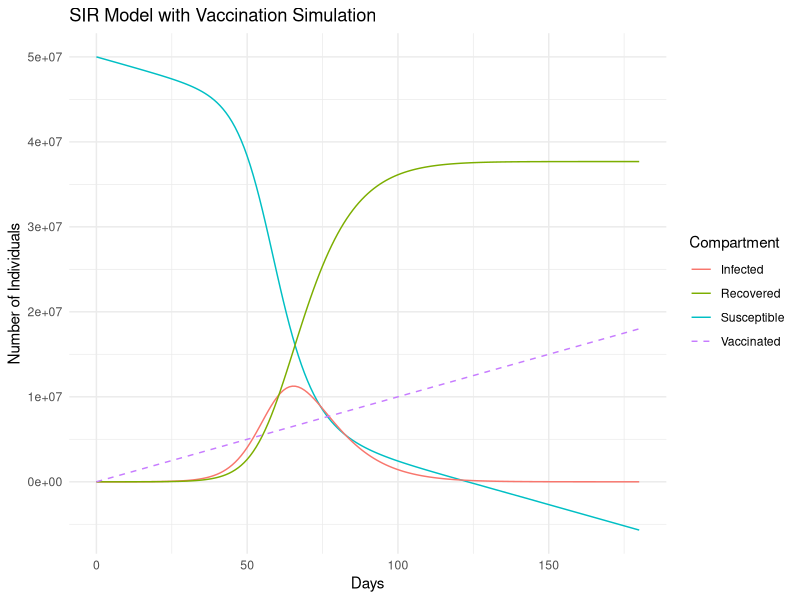
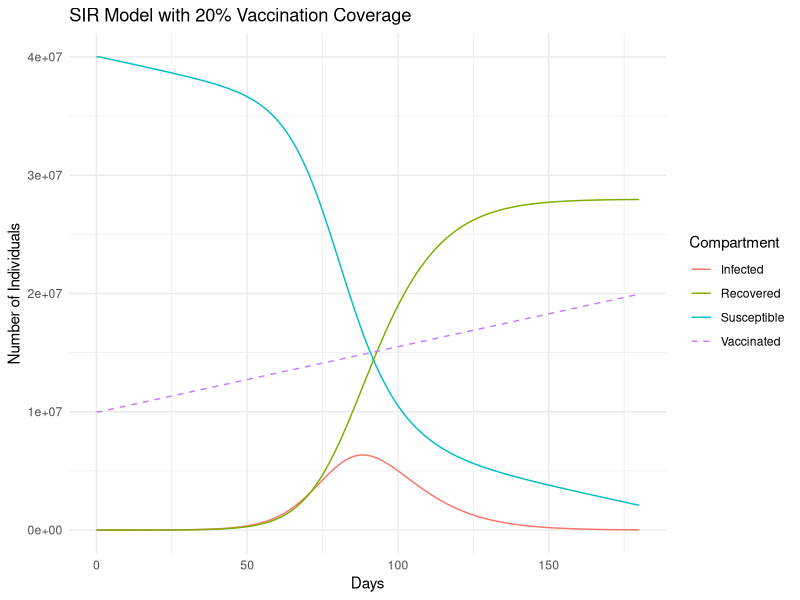
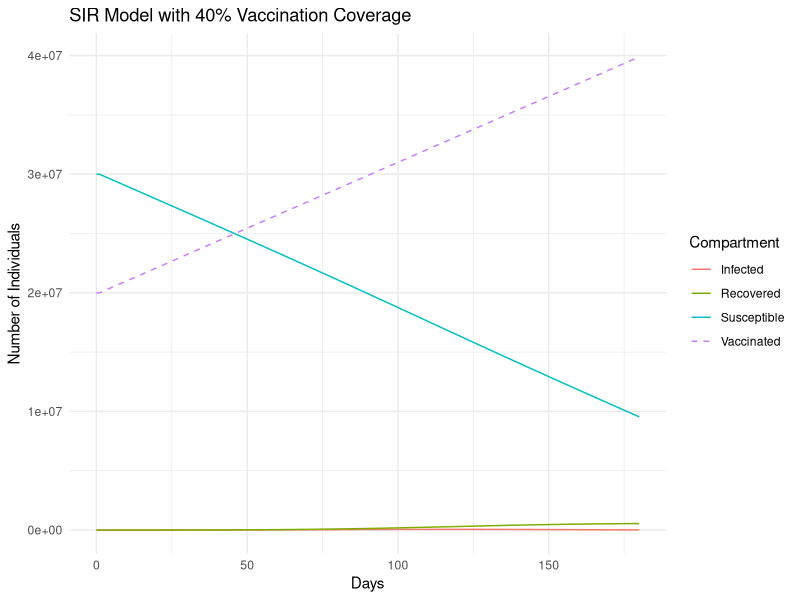

These charts were generated, in order, by the following R code:
## ---- chunk 1

library(DiagrammeR)

grViz("
digraph flowchart {
  graph [layout = dot, rankdir = LR]
  node [fontname = Helvetica, shape = rectangle]

  # Define nodes
  tab1 [label = '@@1']
  tab2 [label = '@@2']
  tab3 [label = '@@3'] 

  # Define edges with transition rates
  tab1 -> tab2 [label = 'beta * S * I / N']
  tab2 -> tab3 [label = 'gamma * I']
}

[1]: 'Susceptible'
[2]: 'Infected'
[3]: 'Recovered'
")

## ---- chunk 2

# Initialize the necessary parameters
population_size <- 50000000  # Total population size
initial_infected <- 500      # Initial number of infected individuals
initial_recovered <- 0       # Initial number of recovered individuals
initial_susceptible <- population_size - initial_infected - initial_recovered  # Initial number of susceptible individuals

duration_of_infectiousness <- 10  # Duration of infectiousness (days)
transmission_rate <- 0.3         # Transmission rate (per day)
recovery_rate <- 1 / duration_of_infectiousness  # Recovery rate (per day)

simulation_period <- 180  # Simulation period (days)

# Initial state values
initial_state <- c(
  S = initial_susceptible,  # Susceptible individuals
  I = initial_infected,     # Infected individuals
  R = initial_recovered     # Recovered individuals
)

# Parameters list
parameters <- c(
  beta = transmission_rate,  # Transmission rate
  gamma = recovery_rate      # Recovery rate
)

# Print the initialized values
print(initial_state)
print(parameters)

## ---- chunk 3
library(deSolve)

# Define the SIR model equations
sir_model <- function(time, state, parameters) {
  with(as.list(c(state, parameters)), {
    dS <- -beta * S * I / population_size
    dI <- beta * S * I / population_size - gamma * I
    dR <- gamma * I
    
    return(list(c(dS, dI, dR)))
  })
}

# Time sequence for simulation
times <- seq(0, 180, by = 1)

# Solve the SIR model
output <- ode(y = initial_state, times = times, func = sir_model, parms = parameters)

# Convert output to data frame
output_df <- as.data.frame(output)

## ---- chunk 4

library(deSolve)
library(ggplot2)

# Define parameters
population_size <- 50000000  # Total population size
initial_infected <- 500      # Initial number of infected individuals
initial_recovered <- 0       # Initial number of recovered individuals
initial_susceptible <- population_size - initial_infected - initial_recovered  # Initial number of susceptible individuals

duration_of_infectiousness <- 10  # Duration of infectiousness (days)
transmission_rate <- 0.3         # Transmission rate (per day)
recovery_rate <- 1 / duration_of_infectiousness  # Recovery rate (per day)

vaccination_start_day <- 0     # Day when vaccination starts
vaccination_rate <- 100000    # Vaccination rate per day

simulation_period <- 180  # Simulation period (days)

# Initial state values
initial_state <- c(
  S = initial_susceptible,  # Susceptible individuals
  I = initial_infected,     # Infected individuals
  R = initial_recovered,    # Recovered individuals
  V = 0                      # Vaccinated individuals
)

# Parameters list
parameters <- c(
  beta = transmission_rate,  # Transmission rate
  gamma = recovery_rate,     # Recovery rate
  v_rate = vaccination_rate # Vaccination rate
)

# Define the SIR model equations with vaccination
sir_model_with_vaccination <- function(time, state, parameters) {
  with(as.list(c(state, parameters)), {
    dS <- -beta * S * I / population_size - v_rate * ifelse(time >= vaccination_start_day, 1, 0)
    dI <- beta * S * I / population_size - gamma * I
    dR <- gamma * I
    dV <- v_rate * ifelse(time >= vaccination_start_day, 1, 0)
    
    return(list(c(dS, dI, dR, dV)))
  })
}

# Time sequence for simulation
times <- seq(0, simulation_period, by = 1)

# Solve the SIR model with vaccination
output_with_vaccination <- ode(y = initial_state, times = times, func = sir_model_with_vaccination, parms = parameters)

# Convert output to data frame
output_df_with_vaccination <- as.data.frame(output_with_vaccination)

# Plot the results
ggplot(data = output_df_with_vaccination, aes(x = time)) +
  geom_line(aes(y = S, color = "Susceptible")) +
  geom_line(aes(y = I, color = "Infected")) +
  geom_line(aes(y = R, color = "Recovered")) +
  geom_line(aes(y = V, color = "Vaccinated"), linetype = "dashed") +
  labs(title = "SIR Model with Vaccination Simulation",
       x = "Days",
       y = "Number of Individuals",
       color = "Compartment") +
  theme_minimal()

## ---- chunk 5

library(deSolve)
library(ggplot2)

# parameters
population_size <- 50000000  # Total population size
initial_infected <- 500      # Initial number of infected individuals
initial_recovered <- 0       # Initial number of recovered individuals
initial_susceptible <- population_size - initial_infected - initial_recovered  # Initial number of susceptible individuals

duration_of_infectiousness <- 10  # Duration of infectiousness (days)
transmission_rate <- 0.3         # Transmission rate (per day)
recovery_rate <- 1 / duration_of_infectiousness  # Recovery rate (per day)

vaccination_coverage <- 0.20   # Vaccination coverage (20% of the population)

# Calculate the number of individuals to vaccinate
num_to_vaccinate <- round(vaccination_coverage * population_size)

# Define the vaccination start day
vaccination_start_day <- 1

# Calculate the daily vaccination rate
vaccination_rate <- num_to_vaccinate / (180 - vaccination_start_day + 1)  # Total days for vaccination

# Initial state values
initial_state <- c(
  S = initial_susceptible - num_to_vaccinate,  # Susceptible individuals (excluding vaccinated)
  I = initial_infected,                        # Infected individuals
  R = initial_recovered,                       # Recovered individuals
  V = num_to_vaccinate                         # Vaccinated individuals
)

# Parameters list
parameters <- c(
  beta = transmission_rate,  # Transmission rate
  gamma = recovery_rate,     # Recovery rate
  v_rate = vaccination_rate  # Vaccination rate
)

# Define the SIR model equations with vaccination
sir_model_with_vaccination <- function(time, state, parameters) {
  with(as.list(c(state, parameters)), {
    dS <- -beta * S * I / population_size - v_rate * ifelse(time >= vaccination_start_day, 1, 0)
    dI <- beta * S * I / population_size - gamma * I
    dR <- gamma * I
    dV <- v_rate * ifelse(time >= vaccination_start_day, 1, 0)
    
    return(list(c(dS, dI, dR, dV)))
  })
}

# Time sequence for simulation
times <- seq(0, 180, by = 1)

# Solve the SIR model with vaccination
output_with_vaccination <- ode(y = initial_state, times = times, func = sir_model_with_vaccination, parms = parameters)

# Convert output to data frame
output_df_with_vaccination <- as.data.frame(output_with_vaccination)

# Plot the results
ggplot(data = output_df_with_vaccination, aes(x = time)) +
  geom_line(aes(y = S, color = "Susceptible")) +
  geom_line(aes(y = I, color = "Infected")) +
  geom_line(aes(y = R, color = "Recovered")) +
  geom_line(aes(y = V, color = "Vaccinated"), linetype = "dashed") +
  labs(title = "SIR Model with 20% Vaccination Coverage",
       x = "Days",
       y = "Number of Individuals",
       color = "Compartment") +
  theme_minimal()

## ---- chunk 6

# parameters
vaccination_coverage <- 0.40   # Vaccination coverage (40% of the population)

# Calculate the number of individuals to vaccinate
num_to_vaccinate <- round(vaccination_coverage * population_size)

# Calculate the daily vaccination rate
vaccination_rate <- num_to_vaccinate / (180 - vaccination_start_day + 1)  # Total days for vaccination

# Initial state values
initial_state <- c(
  S = initial_susceptible - num_to_vaccinate,  # Susceptible individuals (excluding vaccinated)
  I = initial_infected,                        # Infected individuals
  R = initial_recovered,                       # Recovered individuals
  V = num_to_vaccinate                         # Vaccinated individuals
)

# Parameters list
parameters <- c(
  beta = transmission_rate,  # Transmission rate
  gamma = recovery_rate,     # Recovery rate
  v_rate = vaccination_rate  # Vaccination rate
)

# Solve the SIR model with vaccination
output_with_vaccination_40 <- ode(y = initial_state, times = times, func = sir_model_with_vaccination, parms = parameters)

# Convert output to data frame
output_df_with_vaccination_40 <- as.data.frame(output_with_vaccination_40)

# Plot the results
ggplot(data = output_df_with_vaccination_40, aes(x = time)) +
  geom_line(aes(y = S, color = "Susceptible")) +
  geom_line(aes(y = I, color = "Infected")) +
  geom_line(aes(y = R, color = "Recovered")) +
  geom_line(aes(y = V, color = "Vaccinated"), linetype = "dashed") +
  labs(title = "SIR Model with 40% Vaccination Coverage",
       x = "Days",
       y = "Number of Individuals",
       color = "Compartment") +
  theme_minimal()
